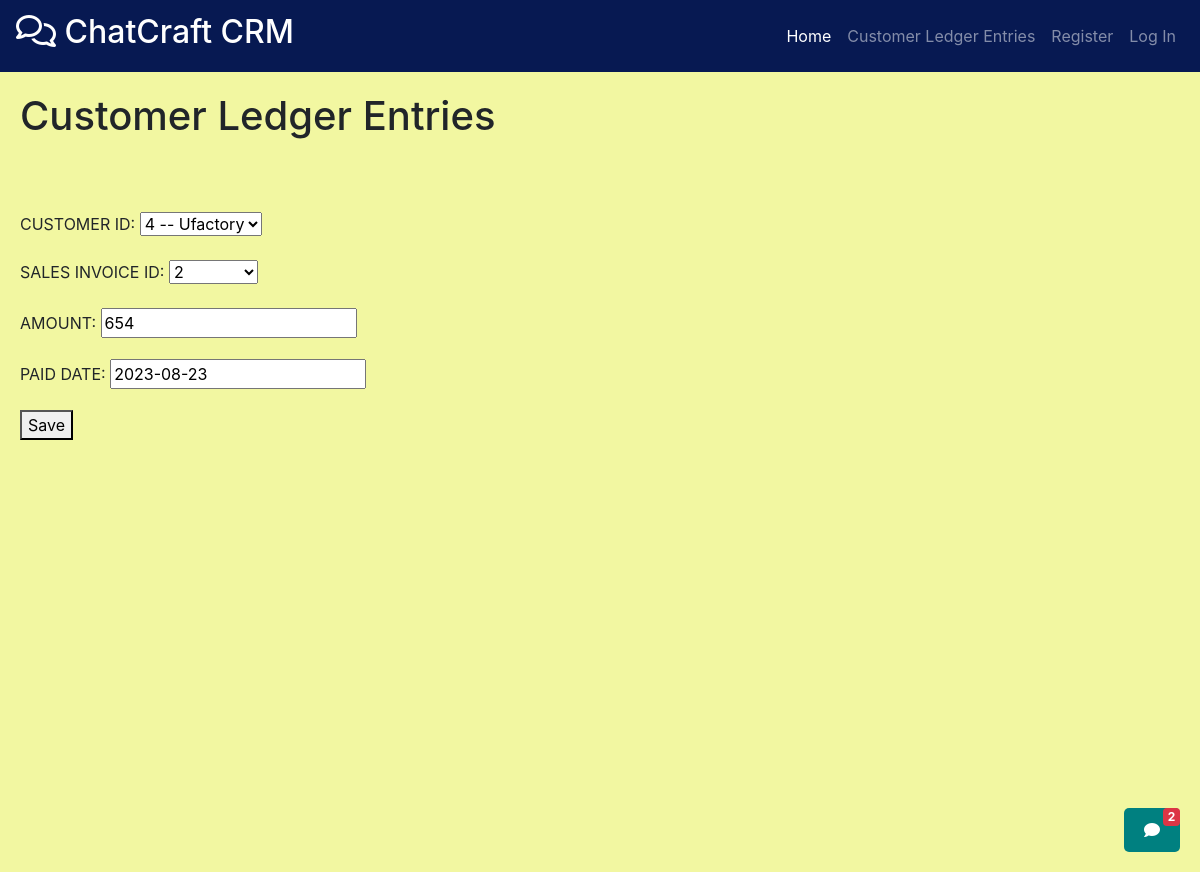
Screenshot of /customer_ledger_entries/edit/5/ with the database file from the repository.
### customers/models.py (models this page shows)
class Customer(models.Model):
    CUSTOMER_ID=models.AutoField(primary_key=True)
    COMPANY_NAME=models.CharField(max_length=35,unique=True)
    BALANCE_DUE=models.IntegerField(default=0,blank=True,null=True)
    ADDRESS = models.CharField(max_length=35,null=True,blank=True)
    STATUS = models.CharField(max_length=35,null=True,blank=True)
    CONTACT = models.CharField(max_length=10,null=True,blank=True)
    def __str__(self):
        return f"{self.CUSTOMER_ID} -- {self.COMPANY_NAME}"

### sales_invoices/models.py (models this page shows)
class SalesInvoice(models.Model):
    SALES_INVOICE_ID=models.AutoField(primary_key=True)
    SALES_ORDER_ID = models.ForeignKey(SalesOrder,on_delete=models.CASCADE,db_column="SALES_ORDER_ID")
    CUSTOMER_ID=models.ForeignKey(Customer,on_delete=models.CASCADE,db_column="CUSTOMER_ID",null = True,blank=True)
    TOTAL_AMOUNT=models.IntegerField(null=True,blank=True)
    TOTAL_ITEMS=models.IntegerField(null=True,blank=True)
    INVOICE_DATE = models.DateField(null=True,blank=True)
    STATUS = models.CharField(max_length=35,null=True,blank=True)
    def __str__(self):
        return f"{self.SALES_INVOICE_ID}"

### customer_ledger_entries/models.py (models this page shows)
class CustomerLedgerEntry(models.Model):
    CUSTOMER_LEDGER_ENTRY_ID=models.AutoField(primary_key=True)
    CUSTOMER_ID=models.ForeignKey(Customer,on_delete=models.CASCADE,db_column="CUSTOMER_ID")
    SALES_INVOICE_ID = models.ForeignKey(SalesInvoice,on_delete=models.CASCADE,db_column="SALES_INVOICE_ID")
    AMOUNT=models.IntegerField(null=True)
    PAID_DATE = models.DateField(null=True,blank=True)

### customer_ledger_entries/views.py (the view)
# urls.py: path('edit/<int:customer_ledger_entry_id>/',views.editCustomerLedgerEntry),
@csrf_exempt
def editCustomerLedgerEntry(request, customer_ledger_entry_id):
    instance = get_object_or_404(CustomerLedgerEntry, CUSTOMER_LEDGER_ENTRY_ID=customer_ledger_entry_id)
    if request.method == 'POST':
        form = CustomerLedgerEntryForm(request.POST, instance=instance)
        print(form.errors)
        if form.is_valid():
            form.save()
            return redirect('/customer_ledger_entries/get/')
        else:
            error_json = form.errors.as_json()
            return HttpResponse(error_json, content_type='application/json')
    else:
        form = CustomerLedgerEntryForm(instance=instance)
    return render(request, 'CustomerLedgerEntry/save_customer_ledger_entry.html', {'form': form, 'instance': instance})

### customer_ledger_entries/forms.py
class CustomerLedgerEntryForm(forms.ModelForm):
    class Meta:
        model = CustomerLedgerEntry
        fields = ["CUSTOMER_LEDGER_ENTRY_ID", "CUSTOMER_ID", "SALES_INVOICE_ID", "AMOUNT", "PAID_DATE"]  # List the fields you want to edit

### customer_ledger_entries/templates/CustomerLedgerEntry/save_customer_ledger_entry.html (shortened to what this page needs)
{% extends 'base.html' %}
{% block extra_nav %}
<li class="nav-item">
    <a class="nav-link" href="/customer_ledger_entries/get/">Customer Ledger Entries</a>
</li>
{% endblock %}
{% block content %}
<h1>Customer Ledger Entries</h1>
<br><br><br>
<form method="post">
    {{ form.as_p }}
    <button type="submit">Save</button>
</form>
{% endblock %}

### rows the page displays
Customer: CUSTOMER_ID "4 -- Ufactory"
SalesInvoice: SALES_INVOICE_ID "2"
CustomerLedgerEntry: AMOUNT "654", PAID_DATE "2023-08-23"
